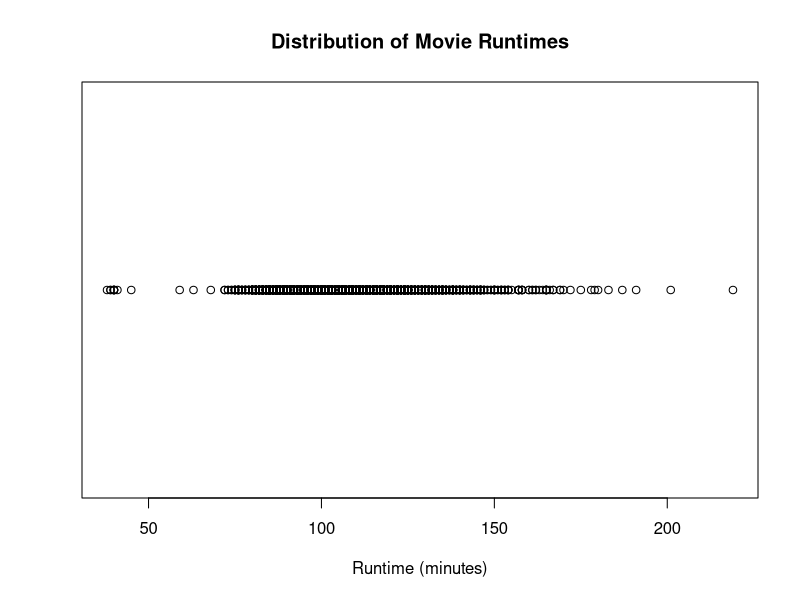
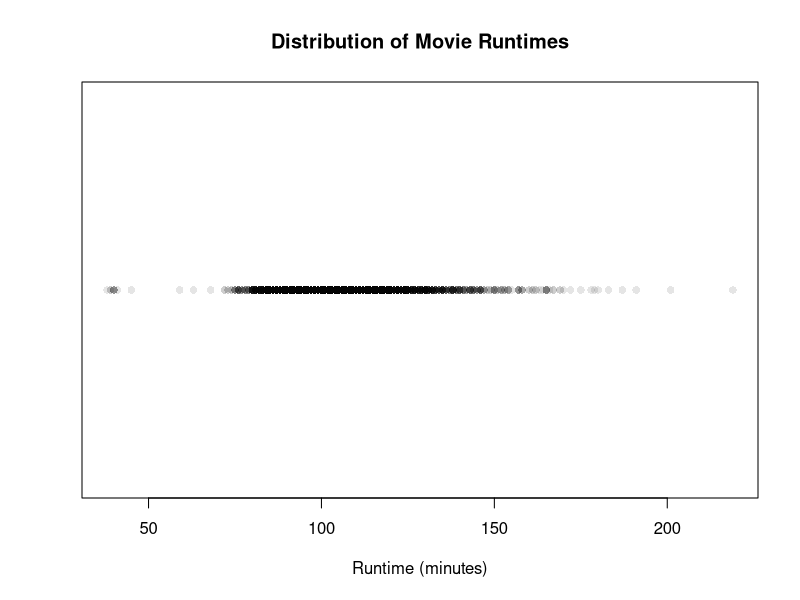
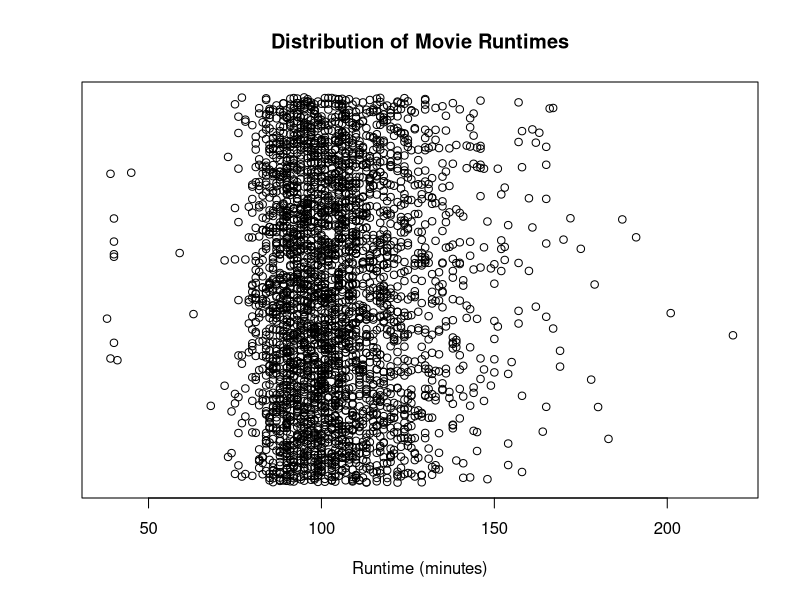
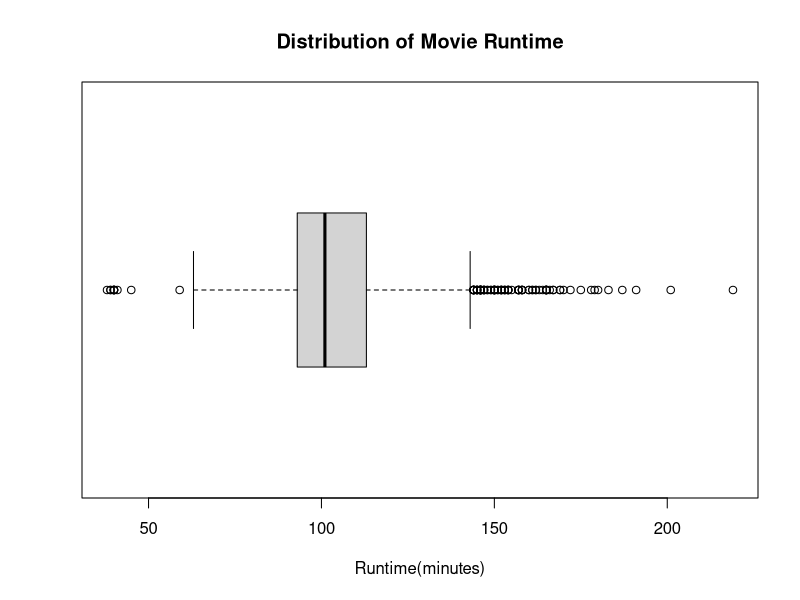
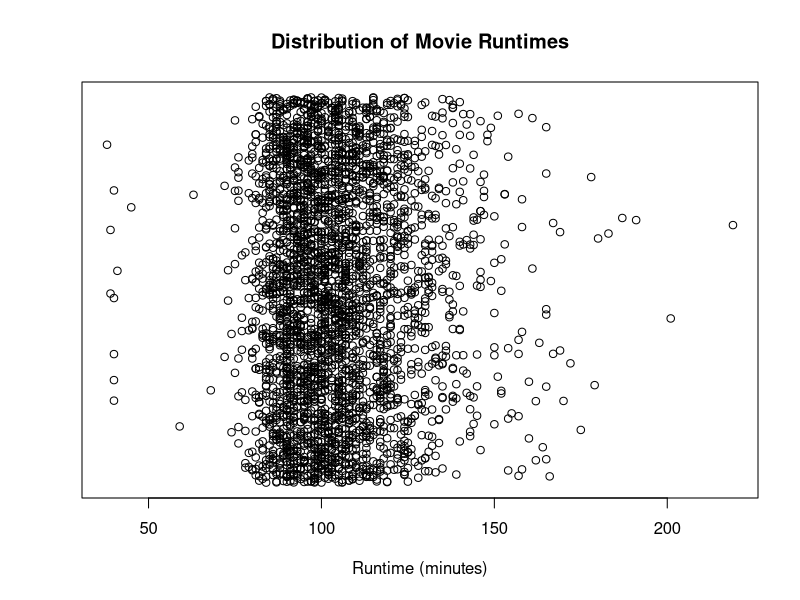
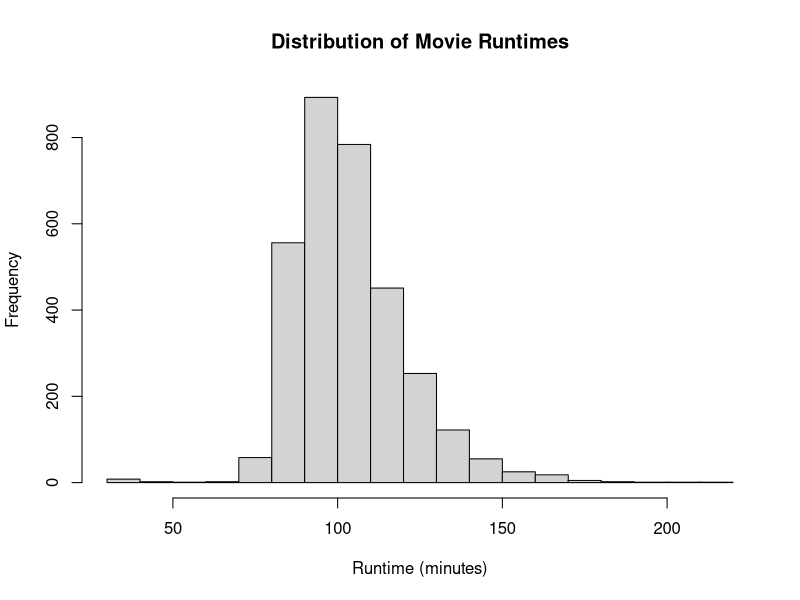
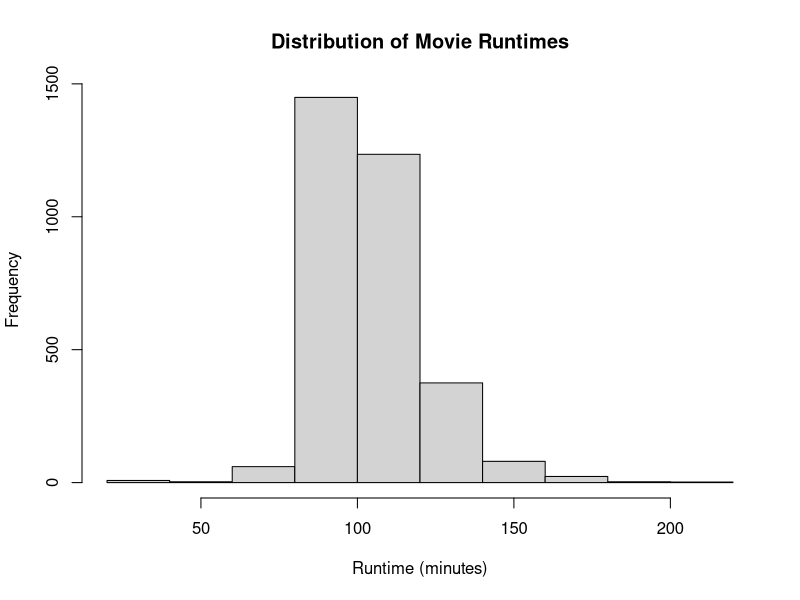
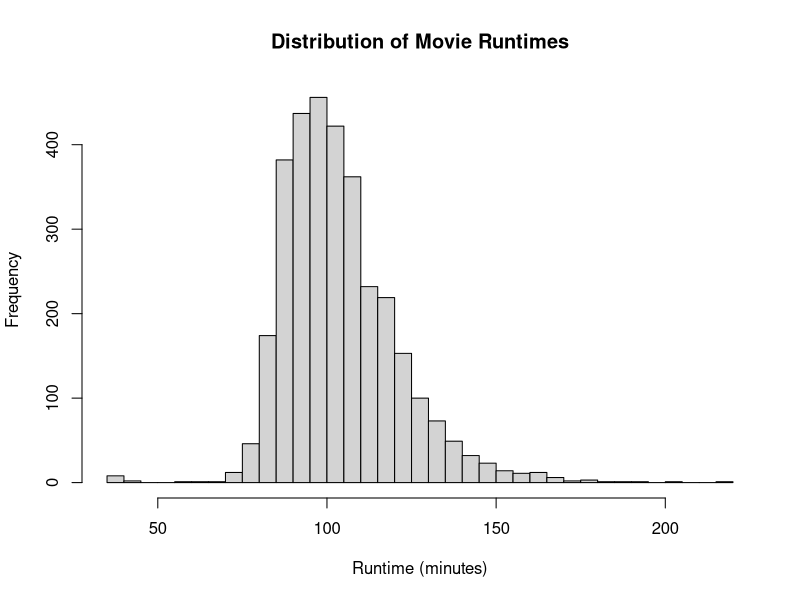

These figures' R source, in order: (Note: this script raises an error after producing the figures.)
# Load movie data from CSV file
movies <- read.csv("Movies.csv")

# Peek at the data
head(movies)

# Univariate visualizations of
# a quantitiative variable

######## Using Base
# Create a dot plot of runtime
plot(
  x = movies$Runtime, 
  y = rep(0, nrow(movies)),
  main = "Distribution of Movie Runtimes",
  xlab = "Runtime (minutes)",
  ylab = "", 
  yaxt = "n")


# Create a dot plot with alpha transparency
plot(
  x = movies$Runtime, 
  y = rep(0, nrow(movies)), 
  main = "Distribution of Movie Runtimes",
  xlab = "Runtime (minutes)",
  ylab = "", 
  yaxt = "n",
  pch = 16,
  col = rgb(0, 0, 0, 0.1))


# Add jitter to dot plot
plot(
  x = movies$Runtime, 
  y = jitter(rep(0, nrow(movies))), 
  main = "Distribution of Movie Runtimes",
  xlab = "Runtime (minutes)",
  ylab = "", 
  yaxt = "n")

# Create a boxplot
boxplot(
  x= movies$Runtime,
  horizontal = TRUE,
  main="Distribution of Movie Runtime",
  xlab="Runtime(minutes)"
)


# Add jitter to dot plot
plot(
  x = movies$Runtime, 
  y = jitter(rep(0, nrow(movies))),
  main = "Distribution of Movie Runtimes",
  xlab = "Runtime (minutes)",
  ylab = "", 
  yaxt = "n")


# Create a histogram of runtime
hist(
  x = movies$Runtime,
  main = "Distribution of Movie Runtimes",
  xlab = "Runtime (minutes)")

# Create a more course-grain histogram
hist(
  x = movies$Runtime,
  breaks = 10,
  main = "Distribution of Movie Runtimes",
  xlab = "Runtime (minutes)")


# Create a more fine-grain histogram
hist(
  x = movies$Runtime,
  breaks = 30,
  main = "Distribution of Movie Runtimes",
  xlab = "Runtime (minutes)")


# Create a density plot of runtime
plot(
  x=density(movies$Runtime),
  main = "Distibution of Movie Runtime",
  xlab = "Runtime(minutes)"
)

# Create small multiples of all four in one graph
par(mfrow = c(4, 1))


plot(
  x = movies$Runtime, 
  y = jitter(rep(0, nrow(movies))), 
  xlim = c(0, 250),
  main = "Distribution of Movie Runtimes",
  xlab = "",
  ylab = "", 
  yaxt = "n",
  pch = 16,
  col = rgb(0, 0, 0, 0.1))

boxplot(
  x = movies$Runtime,
  ylim = c(0, 250),
  horizontal = TRUE)


hist(
  x = movies$Runtime,
  xlim = c(0, 250),
  main = "",
  xlab = "",
  ylab = "",
  yaxt = "n")

plot(
  x = density(movies$Runtime),
  xlim = c(0, 250),
  main = "",
  xlab = "Runtime (minutes)",
  ylab = "",
  yaxt = "n")

# Reset multi-row display
par(mfrow = c(1, 1))



######## Using Lattice #########
# Create dot plot for runtime
stripplot(
  x = ~Runtime,
  data = movies,
  main = "Distribution of Movie Runtimes",
  xlab = "Runtime (minutes)")

# Create dot plot with jitter
stripplot(
  x = ~Runtime,
  data = movies,
  jitter = TRUE, 
  amount = 0.5,
  main = "Distribution of Movie Runtimes",
  xlab = "Runtime (minutes)")

# Create box plot with lattice
bwplot(
  x = ~Runtime,
  data = movies,
  main = "Distribution of Movie Runtimes",
  xlab = "Runtime (minutes)")

# Create histogram with lattice
histogram(
  x = ~Runtime,
  data = movies,
  main = "Distribution of Movie Runtimes",
  xlab = "Runtime (minutes)")

# Create density plot with lattice
densityplot(
  x = ~Runtime,
  data = movies,
  main = "Distribution of Movie Runtimes",
  xlab = "Runtime (minutes)")

# Create small multiples of all four
# NOTE: Not exactly lined up
dot <- dotplot(
  x = ~Runtime,
  data = movies,
  main = "Distribution of Movie Runtimes",
  xlab = "")

print(
  x = dot, 
  position = c(0, 0.75, 1, 1), 
  more = TRUE)

box <- bwplot(
  x = ~Runtime,
  data = movies,
  xlab = "")

print(
  x = box, 
  position = c(0, 0.50, 1, 0.75), 
  more = TRUE)

hist <- histogram(
  x = ~Runtime,
  data = movies,
  xlab = "",
  ylab = "",
  scales = list(y = list(draw = FALSE)))

print(
  x = hist, 
  position = c(0, 0.25, 1, 0.50),
  more = TRUE)

density <- densityplot(
  x = ~Runtime,
  data = movies,
  ylab = "",
  scales = list(y = list(draw = FALSE)))

print(
  x = density, 
  position = c(0, 0, 1, 0.25))



######## Using ggplot2 #########

#Create dot plot
ggplot(
  data = movies,
  aes(x=Runtime, stat="count"))+
  geom_dotplot(binwidth = 1)+
  ggtitle("Distribution of Movies Runtime")+
  xlab("Runtime(minutes)")


# Create violin-style dot plot
ggplot(
  data = movies, 
  aes(x = Runtime, stat = "count")) +
  geom_dotplot(
    binwidth = 1, 
    stackdir = "center") +
  ggtitle("Distribution of Movie Runtimes") +
  xlab("Runtime (minutes)")


#Create box plot of Runtime
ggplot(
  data = movies,
  aes(x=Runtime, y=Runtime))+
  geom_boxplot()+
  coord_flip()+
  ggtitle("Distribution of Movie Runtimes") +
  xlab("")
ylab("Runtime (minutes)")
theme(
  axis.text.y = element_blank(),
  axis.text.x = element_blank())


# Create histogram with ggplot
ggplot(
  data = movies, 
  aes(x = Runtime)) +
  geom_histogram(binwidth = 10) +
  ggtitle("Distribution of Movie Runtimes") +
  xlab("Runtime (minutes)")

# Create density plot with ggplot
ggplot(
  data = movies, 
  aes(x = Runtime)) +
  geom_density() +
  ggtitle("Distribution of Movie Runtimes") +
  xlab("Runtime (minutes)")


# Plot small multiples of all four
dev.off()


install.packages("grid")
library(grid)

viewport <- viewport(
  layout = grid.layout(4,1)
)

pushViewport(viewport)

dot <-ggplot(
  data = movies, 
  aes(x = Runtime, ..count..)) +
  geom_dotplot(
    binwidth = 0.25) +
  scale_x_continuous(
    limits = c(0, 250)) +
  ggtitle("Distribution of Movie Runtimes") +
  xlab("")

print(
  x = dot, 
  vp = viewport(
    layout.pos.row = 1, 
    layout.pos.col = 1))

box <- ggplot(
  data = movies, 
  aes(x = Runtime, y = Runtime)) +
  geom_boxplot() +
  coord_flip() +
  scale_y_continuous(
    limits = c(0, 250)) +
  xlab("")

print(
  x = box, 
  vp = viewport(
    layout.pos.row = 2, 
    layout.pos.col = 1))

hist <- ggplot(
  data = movies, 
  aes(x = Runtime)) +
  geom_histogram(binwidth = 10) +
  scale_x_continuous(
    limits = c(0, 250)) +
  xlab("")

print(
  x = hist, 
  vp = viewport(
    layout.pos.row = 3, 
    layout.pos.col = 1))

density <- ggplot(
  data = movies, 
  aes(x = Runtime)) +
  geom_density() +
  scale_x_continuous(
    limits = c(0, 250)) +
  xlab("Runtime (minutes)")

print(
  x = density, 
  vp = viewport(
    layout.pos.row = 4, 
    layout.pos.col = 1))


